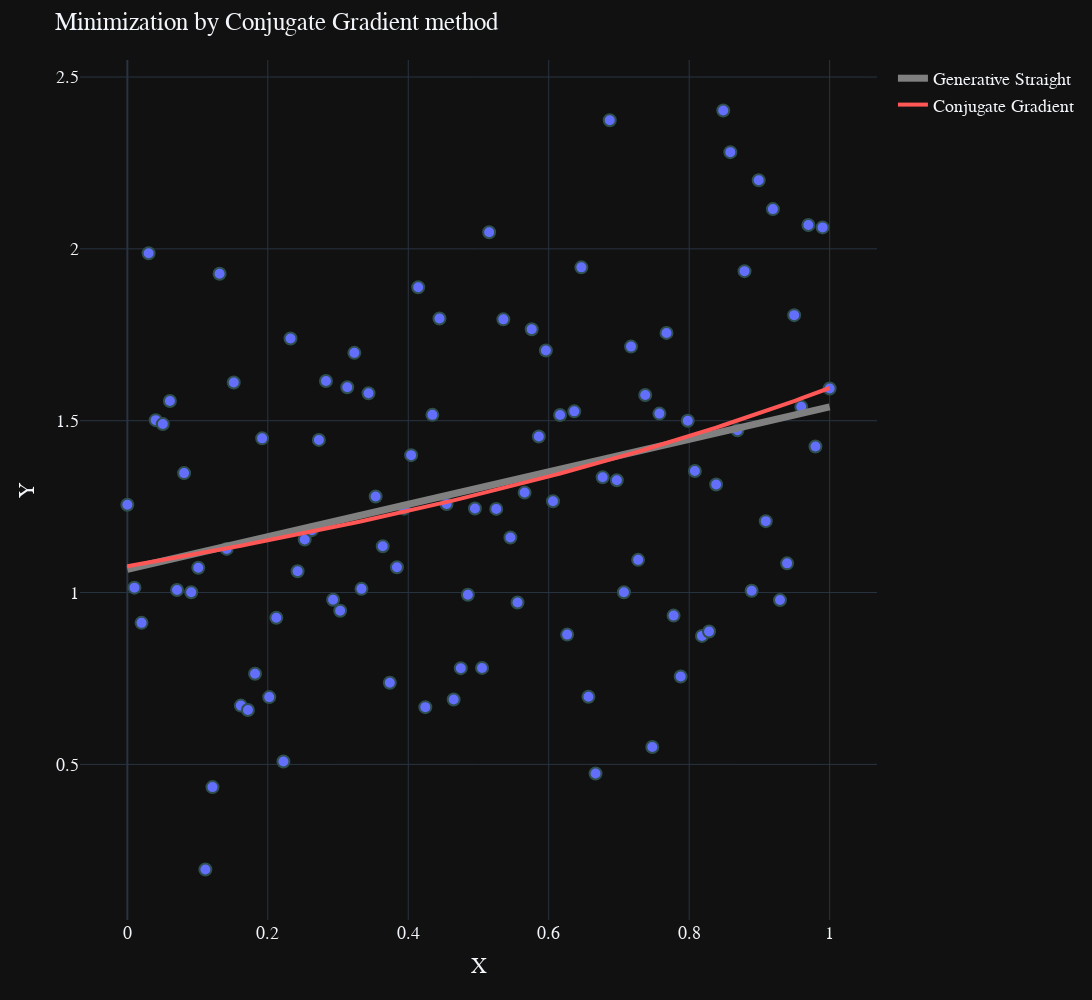

Notebook cell for this chart:
### Markdown cell above
# CG
## $F(x, a, b) = $ $\frac{a}{1 + bx}$

### Code cell
def fprime(x_, support_x, support_y):
    return optimize.approx_fprime(x_, function_being_optimized_disc_rational, 10 ** -3, support_x, support_y)

zero_condition = 10 ** -3, 0
res_cg = optimize.minimize(function_being_optimized_disc_rational, zero_condition, method='CG', tol=10 ** -3, jac=fprime, args=(x, y))
a, b = res_cg.x

additional_line_liner_cg_rt = AdditionalLine(x=x, a=a, b=b, name_method="Conjugate Gradient", width=4, color='#FF5656', type_='rational')
visualize(x=x, y=y, title="Minimization by Conjugate Gradient method", additional_line=additional_line_liner_cg).show()
